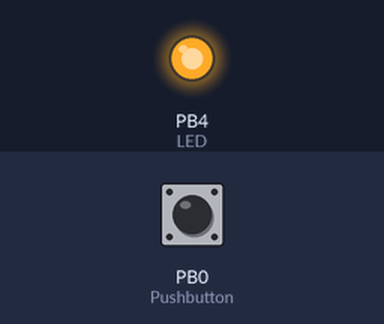
Bench run of a sketch on a simulated ATtiny85, built with avr-gcc and run on an emulated ATtiny85. On the bench: output pins drawn as LEDs (lit = HIGH). Inputs (shaded band) come from the test bench; at power-on: PB0 (Pushbutton) HIGH.

Above: at 1.2 s.
1.3 s: PB0 (Pushbutton) pulled LOW for 0.15 s
At 1.7 s:
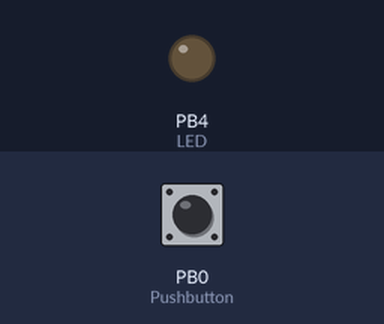
2.9 s: PB0 (Pushbutton) pulled LOW for 1 s
At 4.2 s:
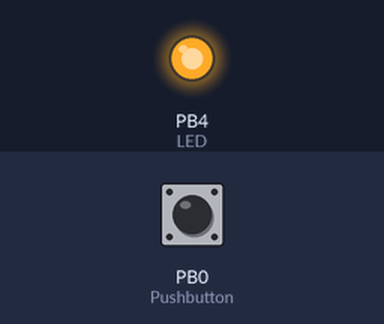
5.4 s: PB0 (Pushbutton) pulled LOW for 3.2 s
At 8.9 s:
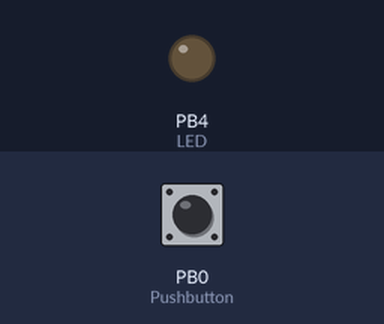
Timing chart, 0 to 10.4 s (numbered marks = the images above; inputs shaded):
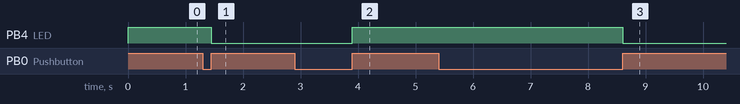

The sketch:

Timer_LED.ino
```cpp
/* Testing the timer library to use it in Tiny
 *
 *
 */
// ATMEL ATTINY 25/45/85 / ARDUINO
//
//                  +-\/-+
// Ain0 (D 5) PB5  1|    |8  Vcc
// Ain3 (D 3) PB3  2|    |7  PB2 (D 2) Ain1
// Ain2 (D 4) PB4  3|    |6  PB1 (D 1) pwm1
//            GND  4|    |5  PB0 (D 0) pwm0
//

#include "Timer.h"
Timer t;
const int LED = 4; // Pin Nano2, Pin Tiny4
const int Pushbutton = 0; // Pin Nano3, pin tiny 0

int Beam;
int limitR = 500;
int state = HIGH;
int reading;
int previous = LOW;
long time = 0;
long debounce = 200;


void setup()
{
  pinMode(LED, OUTPUT);
  pinMode(Pushbutton, INPUT_PULLUP);
}

void loop()
{

  reading = digitalRead(Pushbutton);
  if ((reading == HIGH)&&(previous == LOW)&&(millis() - time > debounce))
  {
    if (state == HIGH)
    {
      state = LOW;
    }
    else
    {
      state = HIGH;

    }
    time = millis();
  }
  digitalWrite(LED,state);
  previous = reading;

  //t.oscillate(LED,1000, LOW, 2000);
  t.update();
}
```

Measured:
- after the input at 1.3 s, PB4 (LED): HIGH → LOW after 0.15 s
- after the input at 2.9 s, PB4 (LED): LOW → HIGH after 1.0 s
- after the input at 5.4 s, PB4 (LED): HIGH → LOW after 3.2 s
